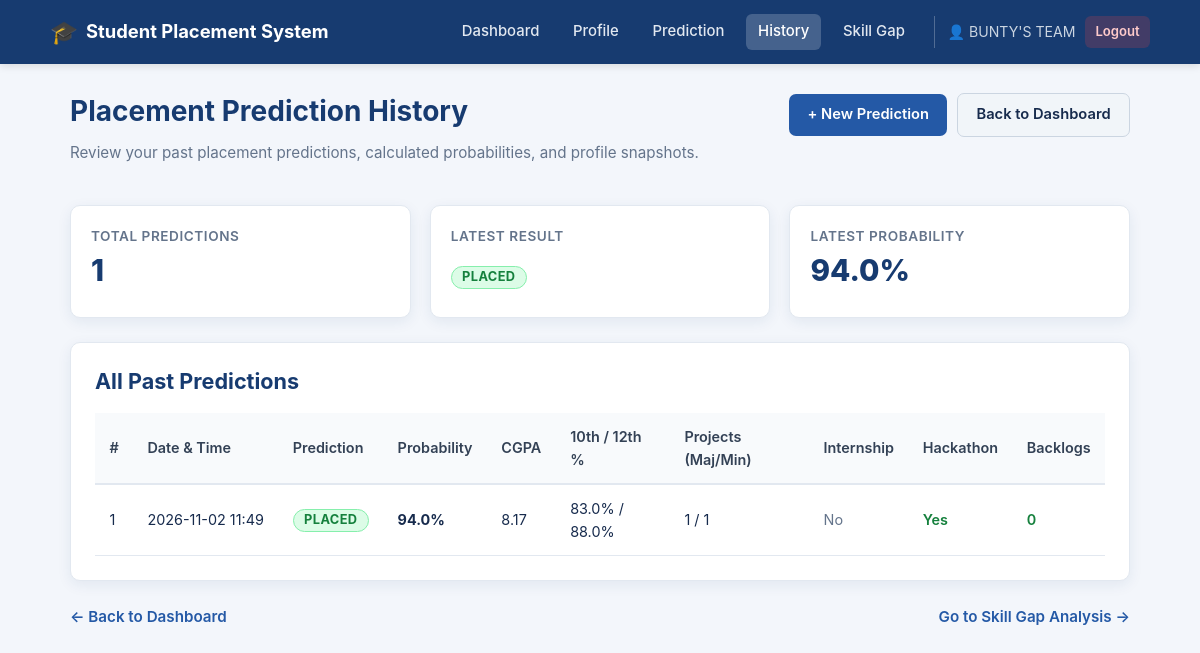
The app's page /history (signed in) with its own data.
### tables this page shows
CREATE TABLE prediction_history (
                id INTEGER PRIMARY KEY AUTOINCREMENT,
                user_id INTEGER NOT NULL,
                prediction_result TEXT NOT NULL,
                probability REAL NOT NULL,
                cgpa REAL,
                major_projects INTEGER,
                workshops_certifications INTEGER,
                mini_projects INTEGER,
                skills INTEGER,
                communication_skill_rating REAL,
                internship TEXT,
                hackathon TEXT,
                twelfth_percentage REAL,
                tenth_percentage REAL,
                backlogs INTEGER,
                created_at TEXT NOT NULL,
                FOREIGN KEY (user_id) REFERENCES users (id)
            );

### app.py (the view)
@app.route("/history")
@login_required
def history():
    user_id = session["user_id"]
    with get_db_connection() as connection:
        rows = connection.execute(
            """
            SELECT * FROM prediction_history
            WHERE user_id = ?
            ORDER BY id DESC
            """,
            (user_id,),
        ).fetchall()
        history_records = [dict(row) for row in rows]
    return render_template("history.html", history_records=history_records)

### app.py (called while the page is built)
@contextmanager
def get_db_connection():
    connection = sqlite3.connect(DATABASE)
    connection.row_factory = sqlite3.Row
    try:
        yield connection
        connection.commit()
    except Exception:
        connection.rollback()
        raise
    finally:
        connection.close()

def login_required(view_func):
    @wraps(view_func)
    def decorated_function(*args, **kwargs):
        if "user_id" not in session:
            flash("Please log in to access this page.")
            return redirect(f"/login?next={request.path}")
        return view_func(*args, **kwargs)
    return decorated_function

### templates/history.html (shortened to what this page needs)
<!doctype html>
<html lang="en">
  <head>
    <link rel="stylesheet" href="{{ url_for('static', filename='css/style.css') }}" />
  </head>
  <body>
    {% set active_page = 'history' %}
    {% include 'navbar.html' %}
    <main class="container">
      <div class="page-header">
        <div>
          <h1>Placement Prediction History</h1>
          <p class="subtitle">Review your past placement predictions, calculated probabilities, and profile snapshots.</p>
        </div>
        <div class="header-actions">
          <a href="/prediction" class="button">+ New Prediction</a>
          <a href="/dashboard" class="button button-secondary">Back to Dashboard</a>
        </div>
      </div>
      {% if history_records %}
        <div class="stats-grid">
          <div class="stat-card">
            <div class="stat-label">Total Predictions</div>
            <div class="stat-value">{{ history_records|length }}</div>
          </div>
          <div class="stat-card">
            <div class="stat-label">Latest Result</div>
            <div class="stat-value">
              {% if history_records[0].prediction_result == 'Placed' %}
                <span class="badge badge-success">Placed</span>
              {% else %}
                <span class="badge badge-danger">Not Placed</span>
              {% endif %}
            </div>
          </div>
          <div class="stat-card">
            <div class="stat-label">Latest Probability</div>
            <div class="stat-value">{{ history_records[0].probability }}%</div>
          </div>
        </div>
        <section class="card table-card">
          <h2>All Past Predictions</h2>
          <div class="table-responsive">
            <table class="data-table">
              <thead>
                <tr>
                  <th>#</th>
                  <th>Date &amp; Time</th>
                  <th>Prediction</th>
                  <th>Probability</th>
                  <th>CGPA</th>
                  <th>10th / 12th %</th>
                  <th>Projects (Maj/Min)</th>
                  <th>Internship</th>
                  <th>Hackathon</th>
                  <th>Backlogs</th>
                </tr>
              </thead>
              <tbody>
                {% for record in history_records %}
                  <tr>
                    <td>{{ loop.index }}</td>
                    <td class="text-nowrap">{{ record.created_at }}</td>
                    <td>
                      {% if record.prediction_result == 'Placed' %}
                        <span class="badge badge-success">Placed</span>
                      {% else %}
                        <span class="badge badge-danger">Not Placed</span>
                      {% endif %}
                    </td>
                    <td><strong>{{ record.probability }}%</strong></td>
                    <td>{{ record.cgpa if record.cgpa is not none else '—' }}</td>
                    <td>{{ record.tenth_percentage }}% / {{ record.twelfth_percentage }}%</td>
                    <td>{{ record.major_projects }} / {{ record.mini_projects }}</td>
                    <td>
                      {% if record.internship == 'Yes' %}
                        <span class="text-success">Yes</span>
                      {% else %}
                        <span class="text-muted">No</span>
                      {% endif %}
                    </td>
                    <td>
                      {% if record.hackathon == 'Yes' %}
                        <span class="text-success">Yes</span>
                      {% else %}
                        <span class="text-muted">No</span>
                      {% endif %}
                    </td>
                    <td>
                      {% if record.backlogs == 0 %}
                        <span class="text-success">0</span>
                      {% else %}
                        <span class="badge badge-warning">{{ record.backlogs }}</span>
                      {% endif %}
                    </td>
                  </tr>
                {% endfor %}
              </tbody>
            </table>
          </div>
        </section>
      {% endif %}
      <div class="bottom-nav">
        <a href="/dashboard">← Back to Dashboard</a>
        <a href="/skill-gap">Go to Skill Gap Analysis →</a>
      </div>
    </main>
  </body>
</html>

### static/css/style.css (style rules this page uses)
:root { --primary: #173b70; --primary-hover: #112d57; --secondary: #2459a6; --secondary-hover: #1b4482; --accent: #2563eb; --accent-hover: #1d4ed8; --success: #15803d; --success-bg: #dcfce7; --danger: #b91c1c; --danger-bg: #fee2e2; --warning: #b45309; --warning-bg: #fef3c7; --info: #0369a1; --info-bg: #e0f2fe; --bg: #f3f6fb; --surface: #ffffff; --text: #172b4d; --text-muted: #64748b; --border: #e2e8f0; --radius: 10px; --shadow: 0 4px 14px rgba(23, 59, 112, 0.08); --shadow-lg: 0 10px 25px rgba(23, 59, 112, 0.12); }
* { box-sizing: border-box; }
body { margin: 0; min-height: 100vh; background: var(--bg); color: var(--text); font-family: -apple-system, BlinkMacSystemFont, "Segoe UI", Roboto, Oxygen, Ubuntu, Cantarell, "Helvetica Neue", Arial, sans-serif; line-height: 1.6; }
main, .container { max-width: 1100px; margin: 1.8rem auto; padding: 0 1.25rem; }
.page-header { display: flex; justify-content: space-between; align-items: flex-start; flex-wrap: wrap; gap: 1rem; margin-bottom: 1.5rem; }
.header-actions { display: flex; gap: 0.6rem; align-items: center; }
h1, h2, h3, h4 { color: var(--primary); margin-top: 0; line-height: 1.3; }
h1 { font-size: 1.75rem; }
h2 { font-size: 1.35rem; }
.subtitle { color: var(--text-muted); font-size: 0.95rem; margin-top: -0.4rem; }
.card { background: var(--surface); border: 1px solid var(--border); border-radius: var(--radius); padding: 1.5rem; margin-bottom: 1.5rem; box-shadow: var(--shadow); }
button, .button { display: inline-flex; align-items: center; justify-content: center; gap: 0.4rem; padding: 0.6rem 1.15rem; border: 0; border-radius: 7px; background: var(--secondary); color: #fff; font: inherit; font-size: 0.92rem; font-weight: 600; text-decoration: none; cursor: pointer; transition: all 0.2s ease; }
.button-secondary { background: #f1f5f9; color: var(--text); border: 1px solid #cbd5e1; }
a { color: var(--secondary); text-decoration: none; }
.badge { display: inline-block; padding: 0.25rem 0.65rem; font-size: 0.8rem; font-weight: 700; border-radius: 9999px; line-height: 1; text-transform: uppercase; letter-spacing: 0.03em; }
.badge-success { background: var(--success-bg); color: var(--success); border: 1px solid #86efac; }
.stats-grid { display: grid; grid-template-columns: repeat(auto-fit, minmax(210px, 1fr)); gap: 1.2rem; margin-bottom: 1.5rem; }
.stat-card { background: var(--surface); border: 1px solid var(--border); border-radius: var(--radius); padding: 1.25rem; box-shadow: var(--shadow); display: flex; flex-direction: column; }
.stat-label { font-size: 0.85rem; font-weight: 600; text-transform: uppercase; color: var(--text-muted); letter-spacing: 0.04em; margin-bottom: 0.4rem; }
.stat-value { font-size: 1.85rem; font-weight: 800; color: var(--primary); line-height: 1.1; margin-bottom: 0.5rem; }
.table-responsive { width: 100%; overflow-x: auto; }
.data-table { width: 100%; border-collapse: collapse; text-align: left; font-size: 0.9rem; }
.data-table th { background: #f8fafc; padding: 0.75rem 0.9rem; font-weight: 600; color: #334155; border-bottom: 2px solid var(--border); }
.data-table td { padding: 0.75rem 0.9rem; border-bottom: 1px solid var(--border); vertical-align: middle; }
.text-nowrap { white-space: nowrap; }
.text-muted { color: var(--text-muted); }
.text-success { color: var(--success); font-weight: 600; }
.bottom-nav { display: flex; justify-content: space-between; margin: 1.5rem 0; font-weight: 600; font-size: 0.95rem; }

### records on screen
prediction_history: probability "94.0", created_at "2026-11-02 11:49", prediction_result "PLACED", cgpa "8.17", tenth_percentage "83.0", twelfth_percentage "88.0", major_projects "1", mini_projects "1", internship "No", hackathon "Yes", backlogs "0"

### other values on screen
{{ session.get('user_name', 'Student') }} "BUNTY'S TEAM"
{{ history_records|length }} "1"
